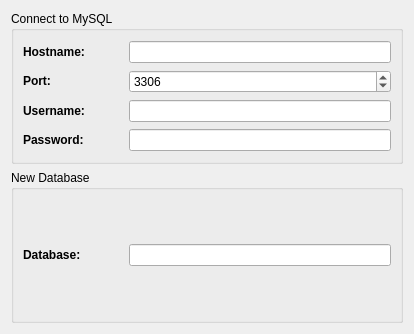
<?xml version="1.0" encoding="UTF-8"?>
<ui version="4.0">
 <class>NewMySQLPage</class>
 <widget class="QWidget" name="NewMySQLPage">
  <property name="geometry">
   <rect>
    <x>0</x>
    <y>0</y>
    <width>414</width>
    <height>334</height>
   </rect>
  </property>
  <property name="windowTitle">
   <string>New MySQL Page</string>
  </property>
  <layout class="QGridLayout" name="gridLayout_3">
   <item row="0" column="0">
    <widget class="QGroupBox" name="groupBox">
     <property name="title">
      <string>Connect to MySQL</string>
     </property>
     <layout class="QGridLayout" name="gridLayout">
      <item row="3" column="1">
       <widget class="QLineEdit" name="linePass">
        <property name="sizePolicy">
         <sizepolicy hsizetype="Expanding" vsizetype="Fixed">
          <horstretch>1</horstretch>
          <verstretch>0</verstretch>
         </sizepolicy>
        </property>
       </widget>
      </item>
      <item row="2" column="0">
       <widget class="QLabel" name="labelUser">
        <property name="minimumSize">
         <size>
          <width>100</width>
          <height>0</height>
         </size>
        </property>
        <property name="text">
         <string>&lt;b&gt;Username:&lt;/b&gt;</string>
        </property>
        <property name="alignment">
         <set>Qt::AlignLeading|Qt::AlignLeft|Qt::AlignVCenter</set>
        </property>
       </widget>
      </item>
      <item row="2" column="1">
       <widget class="QLineEdit" name="lineUser">
        <property name="sizePolicy">
         <sizepolicy hsizetype="Expanding" vsizetype="Fixed">
          <horstretch>1</horstretch>
          <verstretch>0</verstretch>
         </sizepolicy>
        </property>
       </widget>
      </item>
      <item row="0" column="0">
       <widget class="QLabel" name="labelHost">
        <property name="minimumSize">
         <size>
          <width>100</width>
          <height>0</height>
         </size>
        </property>
        <property name="layoutDirection">
         <enum>Qt::LeftToRight</enum>
        </property>
        <property name="text">
         <string>&lt;b&gt;Hostname:&lt;/b&gt;</string>
        </property>
        <property name="alignment">
         <set>Qt::AlignLeading|Qt::AlignLeft|Qt::AlignVCenter</set>
        </property>
       </widget>
      </item>
      <item row="0" column="1">
       <widget class="QLineEdit" name="lineHost">
        <property name="sizePolicy">
         <sizepolicy hsizetype="Expanding" vsizetype="Fixed">
          <horstretch>1</horstretch>
          <verstretch>0</verstretch>
         </sizepolicy>
        </property>
        <property name="text">
         <string/>
        </property>
       </widget>
      </item>
      <item row="3" column="0">
       <widget class="QLabel" name="labelPass">
        <property name="minimumSize">
         <size>
          <width>100</width>
          <height>0</height>
         </size>
        </property>
        <property name="text">
         <string>&lt;b&gt;Password:&lt;/b&gt;</string>
        </property>
        <property name="alignment">
         <set>Qt::AlignLeading|Qt::AlignLeft|Qt::AlignVCenter</set>
        </property>
       </widget>
      </item>
      <item row="1" column="1">
       <widget class="QSpinBox" name="spinPort">
        <property name="maximum">
         <number>49151</number>
        </property>
        <property name="value">
         <number>3306</number>
        </property>
       </widget>
      </item>
      <item row="1" column="0">
       <widget class="QLabel" name="labelPort">
        <property name="text">
         <string>&lt;html&gt;&lt;head/&gt;&lt;body&gt;&lt;p&gt;&lt;span style=&quot; font-weight:600;&quot;&gt;Port:&lt;/span&gt;&lt;/p&gt;&lt;/body&gt;&lt;/html&gt;</string>
        </property>
       </widget>
      </item>
     </layout>
    </widget>
   </item>
   <item row="1" column="0">
    <widget class="QGroupBox" name="groupBox_2">
     <property name="title">
      <string>New Database</string>
     </property>
     <layout class="QGridLayout" name="gridLayout_2">
      <item row="0" column="1">
       <widget class="QLineEdit" name="lineDatabase">
        <property name="sizePolicy">
         <sizepolicy hsizetype="Expanding" vsizetype="Fixed">
          <horstretch>1</horstretch>
          <verstretch>0</verstretch>
         </sizepolicy>
        </property>
       </widget>
      </item>
      <item row="0" column="0">
       <widget class="QLabel" name="labelDatabase">
        <property name="minimumSize">
         <size>
          <width>100</width>
          <height>0</height>
         </size>
        </property>
        <property name="text">
         <string>&lt;b&gt;Database:&lt;/b&gt;</string>
        </property>
        <property name="alignment">
         <set>Qt::AlignLeading|Qt::AlignLeft|Qt::AlignVCenter</set>
        </property>
       </widget>
      </item>
     </layout>
    </widget>
   </item>
  </layout>
 </widget>
 <tabstops>
  <tabstop>lineHost</tabstop>
  <tabstop>lineUser</tabstop>
  <tabstop>linePass</tabstop>
  <tabstop>lineDatabase</tabstop>
 </tabstops>
 <resources/>
 <connections/>
</ui>
